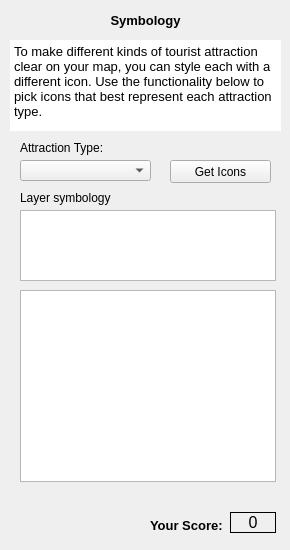
  <widget class="QWizardPage" name="wizardPage9">
   <widget class="QLabel" name="Score_label_8">
    <property name="geometry">
     <rect>
      <x>230</x>
      <y>512</y>
      <width>46</width>
      <height>21</height>
     </rect>
    </property>
    <property name="font">
     <font>
      <pointsize>12</pointsize>
     </font>
    </property>
    <property name="frameShape">
     <enum>QFrame::Panel</enum>
    </property>
    <property name="text">
     <string>0</string>
    </property>
    <property name="alignment">
     <set>Qt::AlignCenter</set>
    </property>
   </widget>
   <widget class="QLabel" name="label_51">
    <property name="geometry">
     <rect>
      <x>150</x>
      <y>510</y>
      <width>81</width>
      <height>31</height>
     </rect>
    </property>
    <property name="font">
     <font>
      <pointsize>10</pointsize>
      <weight>75</weight>
      <bold>true</bold>
     </font>
    </property>
    <property name="text">
     <string>Your Score:</string>
    </property>
   </widget>
   <widget class="QTextBrowser" name="textBrowser_10">
    <property name="geometry">
     <rect>
      <x>10</x>
      <y>40</y>
      <width>271</width>
      <height>91</height>
     </rect>
    </property>
    <property name="frameShape">
     <enum>QFrame::NoFrame</enum>
    </property>
    <property name="frameShadow">
     <enum>QFrame::Plain</enum>
    </property>
    <property name="html">
     <string>&lt;!DOCTYPE HTML PUBLIC &quot;-//W3C//DTD HTML 4.0//EN&quot; &quot;http://www.w3.org/TR/REC-html40/strict.dtd&quot;&gt;
&lt;html&gt;&lt;head&gt;&lt;meta name=&quot;qrichtext&quot; content=&quot;1&quot; /&gt;&lt;style type=&quot;text/css&quot;&gt;
p, li { white-space: pre-wrap; }
&lt;/style&gt;&lt;/head&gt;&lt;body style=&quot; font-family:'MS Shell Dlg 2'; font-size:8.25pt; font-weight:400; font-style:normal;&quot;&gt;
&lt;p style=&quot; margin-top:0px; margin-bottom:0px; margin-left:0px; margin-right:0px; -qt-block-indent:0; text-indent:0px;&quot;&gt;&lt;span style=&quot; font-size:10pt;&quot;&gt;To make different kinds of tourist attraction clear on your map, you can style each with a different icon. Use the functionality below to pick icons that best represent each attraction type.&lt;/span&gt;&lt;/p&gt;&lt;/body&gt;&lt;/html&gt;</string>
    </property>
   </widget>
   <widget class="QLabel" name="label_52">
    <property name="geometry">
     <rect>
      <x>70</x>
      <y>10</y>
      <width>151</width>
      <height>21</height>
     </rect>
    </property>
    <property name="font">
     <font>
      <pointsize>10</pointsize>
      <weight>75</weight>
      <bold>true</bold>
     </font>
    </property>
    <property name="text">
     <string>Symbology</string>
    </property>
    <property name="alignment">
     <set>Qt::AlignCenter</set>
    </property>
   </widget>
   <widget class="QTableView" name="AttractionTableView">
    <property name="geometry">
     <rect>
      <x>20</x>
      <y>210</y>
      <width>256</width>
      <height>71</height>
     </rect>
    </property>
   </widget>
   <widget class="QComboBox" name="fieldComboBox">
    <property name="geometry">
     <rect>
      <x>20</x>
      <y>160</y>
      <width>131</width>
      <height>21</height>
     </rect>
    </property>
   </widget>
   <widget class="QPushButton" name="getIcons">
    <property name="geometry">
     <rect>
      <x>170</x>
      <y>160</y>
      <width>101</width>
      <height>23</height>
     </rect>
    </property>
    <property name="text">
     <string>Get Icons</string>
    </property>
   </widget>
   <widget class="QLabel" name="label_5">
    <property name="geometry">
     <rect>
      <x>20</x>
      <y>140</y>
      <width>91</width>
      <height>16</height>
     </rect>
    </property>
    <property name="text">
     <string>Attraction Type:</string>
    </property>
   </widget>
   <widget class="QLabel" name="label_26">
    <property name="geometry">
     <rect>
      <x>20</x>
      <y>190</y>
      <width>91</width>
      <height>16</height>
     </rect>
    </property>
    <property name="text">
     <string>Layer symbology:</string>
    </property>
   </widget>
   <widget class="QGraphicsView" name="svgView">
    <property name="geometry">
     <rect>
      <x>20</x>
      <y>290</y>
      <width>256</width>
      <height>192</height>
     </rect>
    </property>
   </widget>
  </widget>
